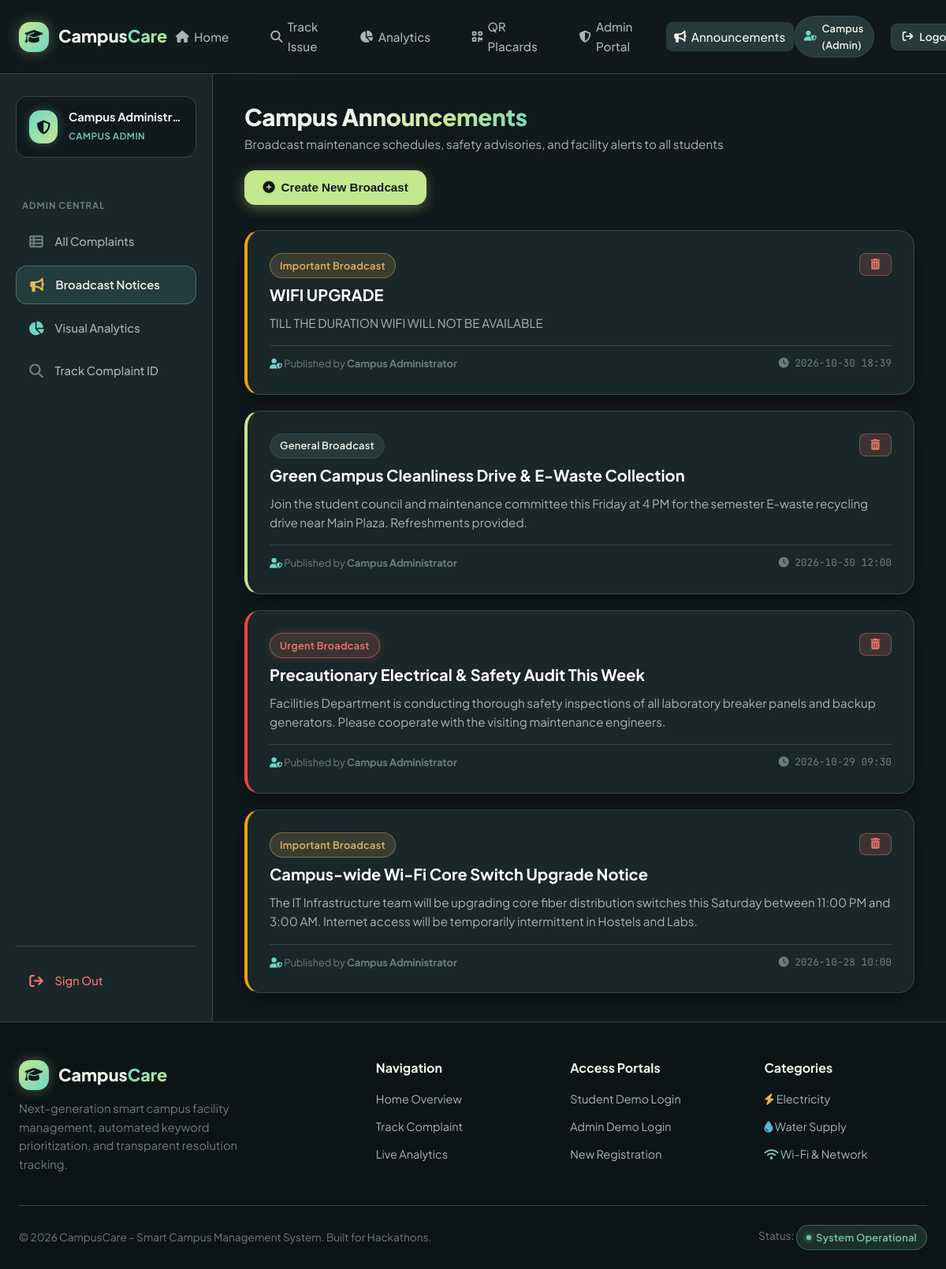
Page /admin/announcements (signed in) on the committed database.
### tables this page shows
CREATE TABLE users (
        id INTEGER PRIMARY KEY AUTOINCREMENT,
        name TEXT NOT NULL,
        email TEXT UNIQUE NOT NULL,
        student_id TEXT UNIQUE,
        department TEXT,
        role TEXT NOT NULL DEFAULT 'student',
        password_hash TEXT NOT NULL,
        created_at TIMESTAMP DEFAULT CURRENT_TIMESTAMP
    );

CREATE TABLE announcements (
        id INTEGER PRIMARY KEY AUTOINCREMENT,
        title TEXT NOT NULL,
        content TEXT NOT NULL,
        priority TEXT NOT NULL DEFAULT 'General',
        author_id INTEGER NOT NULL,
        created_at TIMESTAMP DEFAULT CURRENT_TIMESTAMP,
        FOREIGN KEY (author_id) REFERENCES users (id) ON DELETE CASCADE
    );

### app.py (the view)
    def wrapper(*args, **kwargs):
        if 'user_id' not in session:
            flash("Admin login required.", "warning")
            return redirect(url_for('login', next=request.path))
        user = query_db("SELECT role FROM users WHERE id = ?", (session['user_id'],), one=True)
        if not user or user['role'] != 'admin':
            flash("Access denied: Administrative privileges required.", "danger")
            return redirect(url_for('student_dashboard'))
        return view_func(*args, **kwargs)

### templates/admin_announcements.html (shortened to what this page needs)
{% extends "base.html" %}
{% block extra_css %}
<link rel="stylesheet" href="{{ url_for('static', filename='css/dashboard.css') }}">
{% endblock %}
{% block content %}
<div class="dashboard-layout">
    <aside class="dashboard-sidebar">
        <div class="sidebar-user">
            <div class="user-avatar" style="background: linear-gradient(135deg, var(--secondary) 0%, var(--primary) 100%); color: var(--canvas);">
                <i class="fa-solid fa-shield-halved"></i>
            </div>
            <div class="user-meta">
                <h5>{{ current_user['name'] }}</h5>
                <span class="user-role-badge" style="color: var(--secondary);">Campus Admin</span>
            </div>
        </div>
        <ul class="sidebar-nav">
            <li class="sidebar-heading">Admin Central</li>
            <li>
                <a href="{{ url_for('admin_dashboard') }}" class="sidebar-link">
                    <i class="fa-solid fa-table-list"></i>
                    <span>All Complaints</span>
                </a>
            </li>
            <li>
                <a href="{{ url_for('admin_announcements') }}" class="sidebar-link active">
                    <i class="fa-solid fa-bullhorn text-amber-400"></i>
                    <span>Broadcast Notices</span>
                </a>
            </li>
            <li>
                <a href="{{ url_for('analytics') }}" class="sidebar-link">
                    <i class="fa-solid fa-chart-pie text-cyan-400"></i>
                    <span>Visual Analytics</span>
                </a>
            </li>
            <li>
                <a href="{{ url_for('track_issue') }}" class="sidebar-link">
                    <i class="fa-solid fa-magnifying-glass"></i>
                    <span>Track Complaint ID</span>
                </a>
            </li>
        </ul>
        <div class="sidebar-footer">
            <a href="{{ url_for('logout') }}" class="sidebar-link" style="color: #f87171;">
                <i class="fa-solid fa-arrow-right-from-bracket" style="color: #f87171;"></i>
                <span>Sign Out</span>
            </a>
        </div>
    </aside>
    <main class="dashboard-main">
        <div class="dashboard-header">
            <div class="dashboard-title-group">
                <h2>Campus <span class="gradient-text">Announcements</span></h2>
                <p>Broadcast maintenance schedules, safety advisories, and facility alerts to all students</p>
            </div>
            <div class="dashboard-actions">
                <button type="button" class="btn btn-primary btn-glow" data-modal-target="modal-new-announcement">
                    <i class="fa-solid fa-plus-circle"></i> Create New Broadcast
                </button>
            </div>
        </div>
        <div style="display: grid; grid-template-columns: 1fr; gap: 1.25rem;">
            {% if announcements %}
                {% for item in announcements %}
                <div class="glass-card" style="padding: 1.75rem; border-left: 4px solid {% if item['priority'] == 'Urgent' %}#ef4444{% elif item['priority'] == 'Important' %}#f59e0b{% else %}var(--primary){% endif %};">
                    <div style="display: flex; align-items: flex-start; justify-content: space-between; gap: 1rem; margin-bottom: 0.75rem;">
                        <div>
                            <span class="badge {% if item['priority'] == 'Urgent' %}badge-priority-urgent{% elif item['priority'] == 'Important' %}badge-priority-high{% else %}badge-category{% endif %}" style="margin-bottom: 0.5rem;">
                                {{ item['priority'] }} Broadcast
                            </span>
                            <h3 style="font-size: 1.25rem; font-weight: 700; color: #fff;">{{ item['title'] }}</h3>
                        </div>
                        <form method="POST" action="{{ url_for('admin_delete_announcement', announcement_id=item['id']) }}"
                              onsubmit="return confirm('Delete this announcement?');">
                            <button type="submit" class="btn btn-danger btn-sm" title="Delete notice">
                                <i class="fa-solid fa-trash-can"></i>
                            </button>
                        </form>
                    </div>
                    <p style="color: var(--text-secondary); line-height: 1.6; font-size: 0.95rem; margin-bottom: 1rem;">
                        {{ item['content'] }}
                    </p>
                    <div style="display: flex; align-items: center; justify-content: space-between; font-size: 0.8rem; color: var(--text-muted); border-top: 1px solid var(--border-glass); padding-top: 0.75rem;">
                        <span><i class="fa-solid fa-user-shield text-purple-400"></i> Published by <strong>{{ item['author_name'] }}</strong></span>
                        <span style="font-family: 'JetBrains Mono', monospace;"><i class="fa-solid fa-clock"></i> {{ item['created_at']|format_dt }}</span>
                    </div>
                </div>
                {% endfor %}
            {% else %}
                <div class="glass-card empty-state">
                    <div class="empty-icon"><i class="fa-solid fa-bullhorn"></i></div>
                    <h4>No active announcements</h4>
                    <p>Publish an announcement to notify students of upcoming maintenance or power disruptions.</p>
                </div>
            {% endif %}
        </div>
    </main>
</div>
{% endblock %}

### templates/base.html (shortened to what this page needs)
<!DOCTYPE html>
<html lang="en">
<head>
    <link rel="stylesheet" href="https://cdnjs.cloudflare.com/ajax/libs/font-awesome/6.5.1/css/all.min.css">
    <link rel="stylesheet" href="{{ url_for('static', filename='css/style.css') }}">
    {% block extra_css %}{% endblock %}
</head>
<body>
    <nav class="navbar">
        <div class="container nav-wrapper">
            <a href="{{ url_for('index') }}" class="brand-logo">
                <div class="brand-icon">
                    <i class="fa-solid fa-graduation-cap"></i>
                </div>
                <span>Campus<span class="gradient-text-accent">Care</span></span>
            </a>
            <ul class="nav-links">
                <li><a href="{{ url_for('index') }}" class="nav-link {% if request.endpoint == 'index' %}active{% endif %}"><i class="fa-solid fa-house"></i> Home</a></li>
                <li><a href="{{ url_for('track_issue') }}" class="nav-link "><i class="fa-solid fa-magnifying-glass"></i> Track Issue</a></li>
                <li><a href="{{ url_for('analytics') }}" class="nav-link {% if request.endpoint == 'analytics' %}active{% endif %}"><i class="fa-solid fa-chart-pie"></i> Analytics</a></li>
                <li><a href="{{ url_for('qr_station') }}" class="nav-link {% if request.endpoint == 'qr_station' %}active{% endif %}"><i class="fa-solid fa-qrcode"></i> QR Placards</a></li>
                {% if current_user %}
                    {% if current_user['role'] == 'admin' %}
                        <li><a href="{{ url_for('admin_dashboard') }}" class="nav-link {% if request.endpoint == 'admin_dashboard' %}active{% endif %}"><i class="fa-solid fa-shield-halved"></i> Admin Portal</a></li>
                        <li><a href="{{ url_for('admin_announcements') }}" class="nav-link {% if request.endpoint == 'admin_announcements' %}active{% endif %}"><i class="fa-solid fa-bullhorn"></i> Announcements</a></li>
                    {% endif %}
                {% endif %}
            </ul>
            <div class="nav-actions">
                {% if current_user %}
                    <span class="badge badge-category" style="margin-right: 0.5rem;">
                        <i class="fa-solid {% if current_user['role'] == 'admin' %}fa-user-shield text-purple-400{% else %}fa-user-graduate text-cyan-400{% endif %}"></i>
                        {{ current_user['name'].split()[0] }} ({{ current_user['role']|capitalize }})
                    </span>
                    <a href="{{ url_for('logout') }}" class="btn btn-secondary btn-sm">
                        <i class="fa-solid fa-arrow-right-from-bracket"></i> Logout
                    </a>
                {% endif %}
            </div>
        </div>
    </nav>
    <main>
        {% block content %}{% endblock %}
    </main>
    <footer class="footer">
        <div class="container">
            <div class="footer-grid">
                <div class="footer-brand">
                    <div class="brand-logo" style="margin-bottom: 0.5rem;">
                        <div class="brand-icon">
                            <i class="fa-solid fa-graduation-cap"></i>
                        </div>
                        <span>Campus<span class="gradient-text-accent">Care</span></span>
                    </div>
                    <p>Next-generation smart campus facility management, automated keyword prioritization, and transparent resolution tracking.</p>
                </div>
                <div class="footer-col">
                    <h4>Navigation</h4>
                    <ul class="footer-links">
                        <li><a href="{{ url_for('index') }}">Home Overview</a></li>
                        <li><a href="{{ url_for('track_issue') }}">Track Complaint</a></li>
                        <li><a href="{{ url_for('analytics') }}">Live Analytics</a></li>
                    </ul>
                </div>
                <div class="footer-col">
                    <h4>Access Portals</h4>
                    <ul class="footer-links">
                        <li><a href="{{ url_for('login', demo='student') }}">Student Demo Login</a></li>
                        <li><a href="{{ url_for('login', demo='admin') }}">Admin Demo Login</a></li>
                        <li><a href="{{ url_for('register') }}">New Registration</a></li>
                    </ul>
                </div>
                <div class="footer-col">
                    <h4>Categories</h4>
                    <ul class="footer-links">
                        <li><a href="{{ url_for('track_issue') }}"><i class="fa-solid fa-bolt text-amber-400"></i> Electricity</a></li>
                        <li><a href="{{ url_for('track_issue') }}"><i class="fa-solid fa-droplet text-blue-400"></i> Water Supply</a></li>
                        <li><a href="{{ url_for('track_issue') }}"><i class="fa-solid fa-wifi text-cyan-400"></i> Wi-Fi & Network</a></li>
                    </ul>
                </div>
            </div>
            <div class="footer-bottom">
                <div>&copy; {{ now.year }} CampusCare – Smart Campus Management System. Built for Hackathons.</div>
                <div>Status: <span class="badge badge-resolved"><span class="badge-dot"></span> System Operational</span></div>
            </div>
        </div>
    </footer>
</body>
</html>

### rows in the picture
users: name "Campus", role "Admin", name "Campus Administr…"
announcements: priority "Important", title "WIFI UPGRADE", content "TILL THE DURATION WIFI WILL NOT BE AVAILABLE", author_name "Campus Administrator", created_at "2026-10-30 18:39"
announcements: priority "General", title "Green Campus Cleanliness Drive & E-Waste Collection", content "Join the student council and maintenance committee this Friday at 4 PM for the semester E-waste recycling drive near Main Plaza. Refreshments provided.", author_name "Campus Administrator", created_at "2026-10-30 12:00"
announcements: priority "Urgent", title "Precautionary Electrical & Safety Audit This Week", content "Facilities Department is conducting thorough safety inspections of all laboratory breaker panels and backup generators. Please cooperate with the visiting maintenance engineers.", author_name "Campus Administrator", created_at "2026-10-29 09:30"
announcements: priority "Important", title "Campus-wide Wi-Fi Core Switch Upgrade Notice", content "The IT Infrastructure team will be upgrading core fiber distribution switches this Saturday between 11:00 PM and 3:00 AM. Internet access will be temporarily intermittent in Hostels and Labs.", author_name "Campus Administrator", created_at "2026-10-28 10:00"
